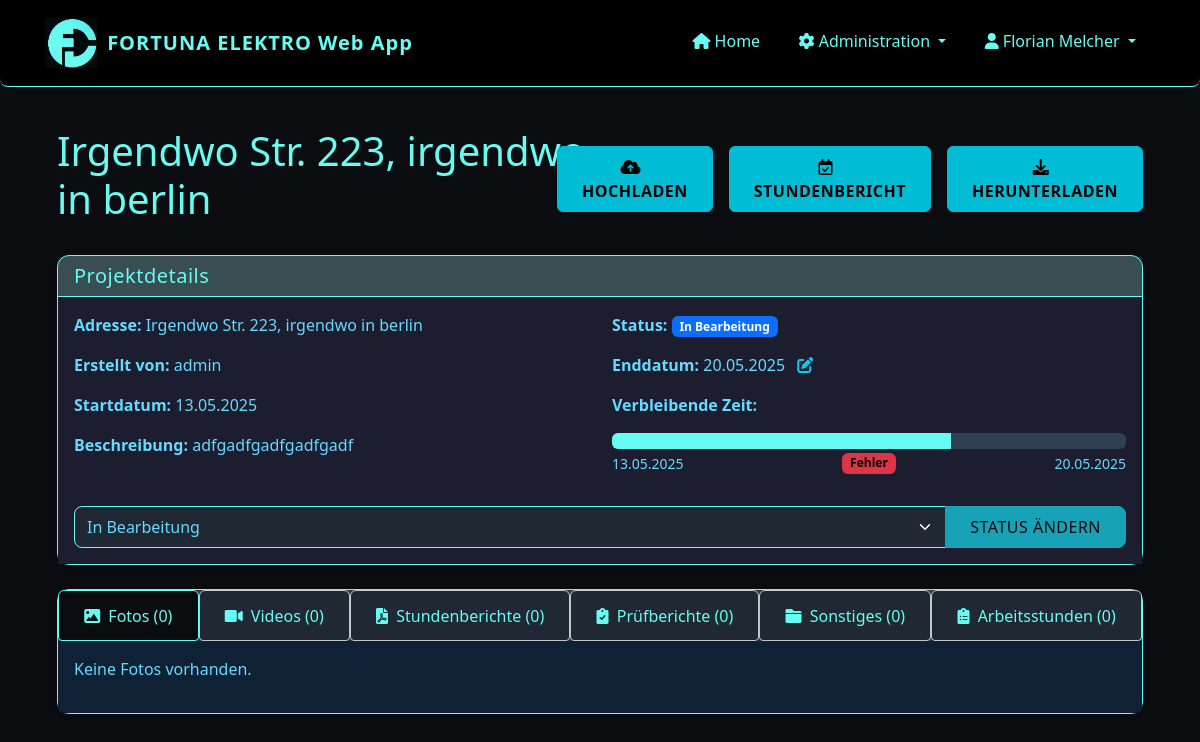
The page /project/5 (signed in) on the database as committed earlier.
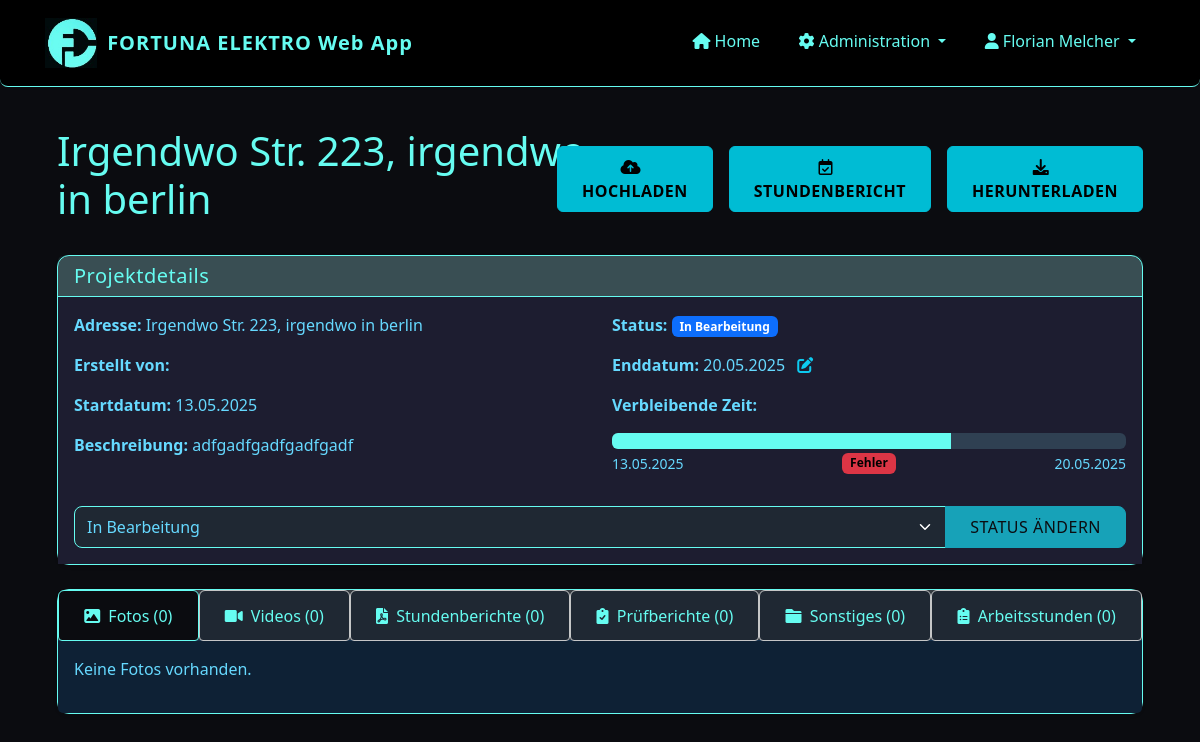
The same page on the database as committed later.
### app/models/user.py (models this page shows, shortened)
class User(UserMixin, db.Model):
    id = db.Column(db.Integer, primary_key=True)
    username = db.Column(db.String(64), unique=True, nullable=False)
    password_hash = db.Column(db.String(128), nullable=False)
    password = None  # Virtual field for Flask-Admin, not stored in DB
    role = db.Column(db.String(20), nullable=False, default='installateur')  # 'admin' oder 'installateur'
    is_active = db.Column(db.Boolean, default=True)
    created_at = db.Column(db.DateTime, default=datetime.utcnow)
    projects = db.relationship('Project', backref='creator', lazy='dynamic')
    files = db.relationship('File', backref='uploader', lazy='dynamic')
    timesheets = db.relationship('Timesheet', backref='employee', lazy='dynamic')
    def is_admin(self):
        return self.role == 'admin'

### app/models/project.py (models this page shows, shortened)
class Project(db.Model):
    id = db.Column(db.Integer, primary_key=True)
    name = db.Column(db.String(128), nullable=False)  # Adresse als Projektname
    description = db.Column(db.Text)
    start_date = db.Column(db.DateTime, default=datetime.utcnow)
    end_date = db.Column(db.DateTime)
    status = db.Column(db.String(20), default='in_bearbeitung')  # 'in_bearbeitung', 'abgeschlossen', 'archiviert'
    creator_id = db.Column(db.Integer, db.ForeignKey('user.id'))
    files = db.relationship('File', backref='project', lazy='dynamic', cascade='all, delete-orphan')
    timesheets = db.relationship('Timesheet', backref='project', lazy='dynamic', cascade='all, delete-orphan')
    def get_remaining_hours(self):
        if not self.end_date:
            return None
        now = datetime.now()
        time_diff = self.end_date - now
        if time_diff.total_seconds() <= 0:
            return 0
        total_hours = time_diff.total_seconds() / 3600
        return round(total_hours, 1)  # Auf eine Dezimalstelle runden
    def get_progress_percentage(self):
        if not self.end_date or not self.start_date:
            return 0
        now = datetime.now()
        if isinstance(self.start_date, datetime) and isinstance(self.end_date, datetime):
            total_duration = (self.end_date - self.start_date).total_seconds()
            elapsed_time = (now - self.start_date).total_seconds()
        if elapsed_time >= total_duration:
            return 100
        progress = (elapsed_time / total_duration) * 100
        return round(progress, 1)  # Auf eine Dezimalstelle runden

### app/routes/projects.py (the view)
@projects.route('/project/<int:project_id>')
@login_required
def view_project(project_id):
    project = Project.query.get_or_404(project_id)
    status_form = ProjectStatusForm(obj=project)
    photos = project.files.filter_by(file_type='foto').all()
    videos = project.files.filter_by(file_type='video').all()
    timesheets = project.files.filter_by(file_type='stundenbericht').all()
    reports = project.files.filter_by(file_type='pruefbericht').all()
    other_files = project.files.filter_by(file_type='sonstiges').all()
    timesheets_data = project.timesheets.order_by(Timesheet.date.desc()).all()
    status_form = ProjectStatusForm()
    status_form.status.data = project.status
    end_date_form = ProjectEndDateForm()
    if project.end_date:
        end_date_form.end_date.data = project.end_date
    return render_template(
        'projects/view.html',
        title=project.name,
        project=project,
        photos=photos,
        videos=videos,
        timesheets=timesheets,
        reports=reports,
        other_files=other_files,
        timesheets_data=timesheets_data,
        status_form=status_form,
        end_date_form=end_date_form,
        now=datetime.now(),
    )

### app/templates/projects/view.html (shortened to what this page needs)
{% extends "base.html" %}
{% block content %}
<link rel="stylesheet" href="{{ url_for('static', filename='css/projects_view.css') }}">
<link href="https://cdnjs.cloudflare.com/ajax/libs/font-awesome/6.0.0/css/all.min.css" rel="stylesheet">
<div class="container-fluid py-3">
    <div class="row align-items-center mb-4">
        <div class="col-12 col-md-6 mb-3 mb-md-0">
        <h1 style="color: var(--accent)">{{ project.name }}</h1>
        </div>
        <div class="col-12 col-md-6">
        <div class="d-flex flex-column flex-sm-row gap-3 justify-content-start justify-content-md-end">
            <a href="{{ url_for('files.upload_file', project_id=project.id) }}" class="btn btn-status-change py-2">
            <i class="fas fa-cloud-upload-alt me-2"></i>
            HOCHLADEN
            </a>
            <a href="{{ url_for('timesheets.new_timesheet', project_id=project.id) }}" class="btn btn-status-change py-2">
            <i class="far fa-calendar-check me-2"></i>
            STUNDENBERICHT
            </a>
            <a href="{{ url_for('files.download_project', project_id=project.id) }}" class="btn btn-status-change py-2">
            <i class="fas fa-download me-2"></i>
            HERUNTERLADEN
            </a>
        </div>
        </div>
    </div>
  <div class="card mb-4 mt-3 shadow-sm">
      <div class="card-header">
          <h5 class="mb-0">Projektdetails</h5>
      </div>
      <div class="card-body" style="background-color: #1d1d30;">
          <div class="row">
              <div class="col-md-6">
                  <p><strong>Adresse:</strong> {{ project.name }}</p>
                  <p><strong>Erstellt von:</strong> {{ project.creator.username }}</p>
                  <p><strong>Startdatum:</strong> {{ project.start_date.strftime('%d.%m.%Y') }}</p>
                  <p><strong>Beschreibung:</strong> {{ project.description or 'Keine Beschreibung' }}</p>
              </div>
              <div class="col-md-6">
                  <p><strong>Status:</strong>
                      {% if project.status == 'in_bearbeitung' %}
                          <span class="badge bg-primary">In Bearbeitung</span>
                      {% elif project.status == 'archiviert' %}
                          <span class="badge bg-secondary">Archiviert</span>
                      {% endif %}
                  </p>
                  {% if project.end_date %}
                  <p>
                      <strong>Enddatum:</strong> {{ project.end_date.strftime('%d.%m.%Y') }}
                      <a href="#" data-bs-toggle="modal" data-bs-target="#changeEndDateModal_{{ project.id }}" title="Enddatum ändern" class="text-info">
                          <i class="fas fa-edit ms-2"></i>
                      </a>
                  </p>
                  <div class="countdown-container mt-2 mb-3">
                      <p><strong>Verbleibende Zeit:</strong></p>
                      <div class="progress" style="height: 16px; background-color: #2f4052;">
                          <div class="progress-bar" id="project-progress-bar" role="progressbar"
                              style="background-color: var(--accent); width: {{ project.get_progress_percentage() }}%;"
                              aria-valuenow="{{ project.get_progress_percentage() }}" aria-valuemin="0" aria-valuemax="100"></div>
                      </div>
                      <div class="d-flex justify-content-between mt-1">
                          <small class="text-muted">{{ project.start_date.strftime('%d.%m.%Y') }}</small>
                          <span id="countdown-timer" class="badge"  style="color: #000 !important; font-weight: bold;">
                          </span>
                          <small class="text-muted">{{ project.end_date.strftime('%d.%m.%Y') }}</small>
                      </div>
                  </div>
                  {% endif %}
              </div>
          </div>
          <div class="mt-3">
              <form method="POST" action="{{ url_for('projects.update_status', project_id=project.id) }}">
                  <div class="input-group">
                      {{ status_form.status(class="form-select") }}
                      <button type="submit" class="btn btn-primary">Status ändern</button>
                  </div>
              </form>
          </div>
      </div>
  </div>
  <div class="card shadow-sm">
    <div class="card-body p-0">
      <ul class="nav nav-tabs nav-fill" id="projectTabs" role="tablist">
          <li class="nav-item" role="presentation">
              <button class="nav-link active" id="photos-tab" data-bs-toggle="tab" data-bs-target="#photos" type="button" role="tab" aria-controls="photos" aria-selected="true" onclick="applyActiveTabStyle(this)">
                  <i class="fas fa-image me-1"></i> Fotos ({{ photos|length }})
              </button>
          </li>
          <li class="nav-item" role="presentation">
              <button class="nav-link" id="videos-tab" data-bs-toggle="tab" data-bs-target="#videos" type="button" role="tab" aria-controls="videos" aria-selected="false" onclick="applyActiveTabStyle(this)">
                  <i class="fas fa-video me-1"></i> Videos ({{ videos|length }})
              </button>
          </li>
          <li class="nav-item" role="presentation">
              <button class="nav-link" id="timesheets-tab" data-bs-toggle="tab" data-bs-target="#timesheets" type="button" role="tab" aria-controls="timesheets" aria-selected="false" onclick="applyActiveTabStyle(this)">
                  <i class="fas fa-file-pdf me-1"></i> Stundenberichte ({{ timesheets|length }})
              </button>
          </li>
          <li class="nav-item" role="presentation">
              <button class="nav-link" id="reports-tab" data-bs-toggle="tab" data-bs-target="#reports" type="button" role="tab" aria-controls="reports" aria-selected="false" onclick="applyActiveTabStyle(this)">
                  <i class="fas fa-clipboard-check me-1"></i> Prüfberichte ({{ reports|length }})
              </button>
          </li>
          <li class="nav-item" role="presentation">
              <button class="nav-link" id="other-tab" data-bs-toggle="tab" data-bs-target="#other" type="button" role="tab" aria-controls="other" aria-selected="false" onclick="applyActiveTabStyle(this)">
                  <i class="fas fa-folder me-1"></i> Sonstiges ({{ other_files|length }})
              </button>
          </li>
          <li class="nav-item" role="presentation">
              <button class="nav-link" id="timesheet-data-tab" data-bs-toggle="tab" data-bs-target="#timesheet-data" type="button" role="tab" aria-controls="timesheet-data" aria-selected="false" onclick="applyActiveTabStyle(this)">
                  <i class="fas fa-clipboard-list me-1"></i> Arbeitsstunden ({{ timesheets|length }})
              </button>
          </li>
      </ul>
      <div class="tab-content p-3" id="projectTabsContent">
      <div class="tab-pane fade show active" id="photos" role="tabpanel">
          <div class="row">
              {% if photos %}
                  {% for file in photos %}
                      {{ file_card(file, 'photo') }}
                  {% endfor %}
              {% else %}
                  <div class="col-12">
                      <p class="text-light">Keine Fotos vorhanden.</p>
                  </div>
              {% endif %}
          </div>
      </div>
    </div>
  </div>
</div>
{% endblock %}

### app/templates/base.html (shortened to what this page needs)
<!DOCTYPE html>
<html lang="de">
<head>
    <link href="https://cdn.jsdelivr.net/npm/bootstrap@5.3.0/dist/css/bootstrap.min.css" rel="stylesheet">
    <link rel="stylesheet" href="https://cdn.jsdelivr.net/npm/bootstrap-icons@1.11.1/font/bootstrap-icons.css">
    <link rel="stylesheet" href="https://cdnjs.cloudflare.com/ajax/libs/font-awesome/6.0.0/css/all.min.css">
    <link rel="stylesheet" href="{{ url_for('static', filename='css/responsive.css') }}">
</head>
<body>
    <nav class="navbar navbar-expand-lg navbar-dark mb-4">
        <div class="container">
            <a class="navbar-brand d-flex align-items-center" href="{{ url_for('dashboard.index') }}">
                <img src="{{ url_for('static', filename='img/logo1.jpg') }}" alt="Fortuna Elektro Logo">
                <span>FORTUNA ELEKTRO Web App</span>
            </a>
            <div class="collapse navbar-collapse" id="navbarNav">
                <ul class="navbar-nav ms-auto">
                    {% if current_user.is_authenticated %}
                        <li class="nav-item">
                            <a class="nav-link" href="{{ url_for('dashboard.index') }}">
                                <i class="fas fa-home"></i> Home
                            </a>
                        </li>
                        {% if current_user.is_authenticated and current_user.is_admin() %}
                            <li class="nav-item dropdown">
                                <a class="nav-link dropdown-toggle" href="#" role="button" data-bs-toggle="dropdown">
                                    <i class="fas fa-cog"></i> Administration
                                </a>
                            </li>
                        {% endif %}
                        <li class="nav-item dropdown">
                            <a class="nav-link dropdown-toggle" href="#" role="button" data-bs-toggle="dropdown">
                                <i class="fas fa-user"></i> {{ current_user.username }}
                            </a>
                        </li>
                    {% else %}
                        <li class="nav-item">
                            <a class="nav-link" href="{{ url_for('auth.login') }}">
                                <i class="fas fa-sign-in-alt"></i> Anmelden
                            </a>
                        </li>
                    {% endif %}
                </ul>
            </div>
        </div>
    </nav>
    <div class="container content-container">
        {% block content %}{% endblock %}
    </div>
</body>
</html>

Rows that differ between the two databases and show on the page:
removed User: creator.username "admin"
